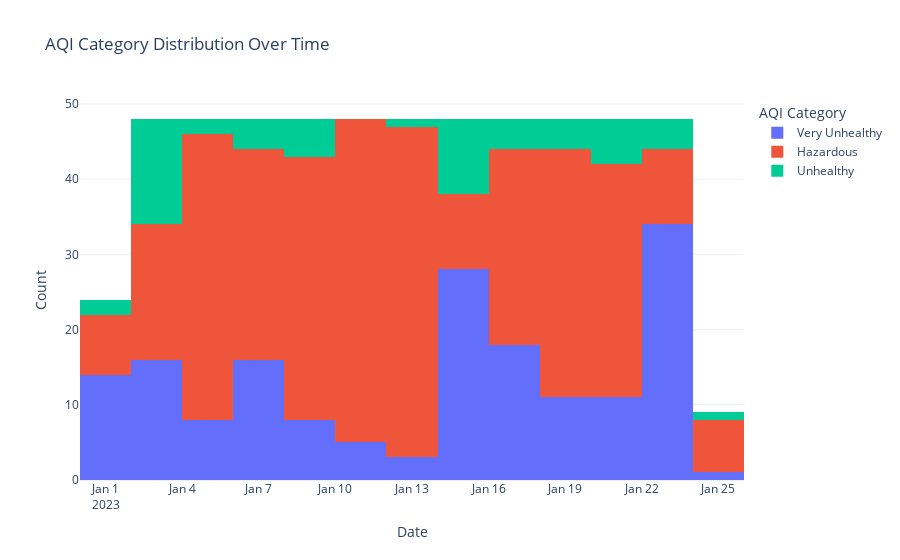

The code cell stored with this chart in its notebook:
### Code cell
fig = px.histogram(data, x="date", 
                    color="AQI Category", 
                    title="AQI Category Distribution Over Time")
fig.update_xaxes(title="Date")
fig.update_yaxes(title="Count")
fig.show()

### Figure 1 — Plotly figure (JSON) as saved in the notebook; plotly's stock layout.template omitted (floating-point values rounded to 4 significant figures; data arrays with more than 128 entries replaced by an {"elided": "..."} marker saying what was removed)
{"data": [{"alignmentgroup": "True", "bingroup": "x", "hovertemplate": "AQI Category=Very Unhealthy<br>date=%{x}<br>count=%{y}<extra></extra>", "legendgroup": "Very Unhealthy", "marker": {"color": "#636efa", "pattern": {"shape": ""}}, "name": "Very Unhealthy", "offsetgroup": "Very Unhealthy", "orientation": "v", "showlegend": true, "type": "histogram", "x": {"elided": "173 str values"}, "xaxis": "x", "yaxis": "y"}, {"alignmentgroup": "True", "bingroup": "x", "hovertemplate": "AQI Category=Hazardous<br>date=%{x}<br>count=%{y}<extra></extra>", "legendgroup": "Hazardous", "marker": {"color": "#EF553B", "pattern": {"shape": ""}}, "name": "Hazardous", "offsetgroup": "Hazardous", "orientation": "v", "showlegend": true, "type": "histogram", "x": {"elided": "331 str values"}, "xaxis": "x", "yaxis": "y"}, {"alignmentgroup": "True", "bingroup": "x", "hovertemplate": "AQI Category=Unhealthy<br>date=%{x}<br>count=%{y}<extra></extra>", "legendgroup": "Unhealthy", "marker": {"color": "#00cc96", "pattern": {"shape": ""}}, "name": "Unhealthy", "offsetgroup": "Unhealthy", "orientation": "v", "showlegend": true, "type": "histogram", "x": ["2023-01-01 22:00:00", "2023-01-01 23:00:00", "2023-01-02 00:00:00", "2023-01-02 01:00:00", "2023-01-02 17:00:00", "2023-01-02 18:00:00", "2023-01-02 19:00:00", "2023-01-02 20:00:00", "2023-01-02 21:00:00", "2023-01-02 22:00:00", "2023-01-02 23:00:00", "2023-01-03 00:00:00", "2023-01-03 01:00:00", "2023-01-03 04:00:00", "2023-01-03 05:00:00", "2023-01-03 06:00:00", "2023-01-05 17:00:00", "2023-01-05 18:00:00", "2023-01-06 16:00:00", "2023-01-06 17:00:00", "2023-01-06 18:00:00", "2023-01-06 19:00:00", "2023-01-08 15:00:00", "2023-01-08 16:00:00", "2023-01-08 17:00:00", "2023-01-08 18:00:00", "2023-01-09 19:00:00", "2023-01-13 22:00:00", "2023-01-15 06:00:00", "2023-01-15 07:00:00", "2023-01-15 08:00:00", "2023-01-15 09:00:00", "2023-01-15 10:00:00", "2023-01-15 11:00:00", "2023-01-15 12:00:00", "2023-01-15 19:00:00", "2023-01-15 20:00:00", "2023-01-15 21:00:00", "2023-01-16 07:00:00", "2023-01-16 08:00:00", "2023-01-16 09:00:00", "2023-01-16 10:00:00", "2023-01-18 15:00:00", "2023-01-18 16:00:00", "2023-01-18 17:00:00", "2023-01-18 18:00:00", "2023-01-20 02:00:00", "2023-01-20 03:00:00", "2023-01-20 09:00:00", "2023-01-20 10:00:00", "2023-01-20 11:00:00", "2023-01-20 12:00:00", "2023-01-23 09:00:00", "2023-01-23 19:00:00", "2023-01-23 20:00:00", "2023-01-23 21:00:00", "2023-01-24 08:00:00"], "xaxis": "x", "yaxis": "y"}], "layout": {"autosize": true, "barmode": "relative", "legend": {"title": {"text": "AQI Category"}, "tracegroupgap": 0}, "title": {"text": "AQI Category Distribution Over Time"}, "xaxis": {"anchor": "y", "autorange": true, "domain": [0, 1], "range": ["2022-12-31", "2023-01-26"], "title": {"text": "Date"}, "type": "date"}, "yaxis": {"anchor": "x", "autorange": true, "domain": [0, 1], "range": [0, 50.53], "title": {"text": "Count"}}}}
